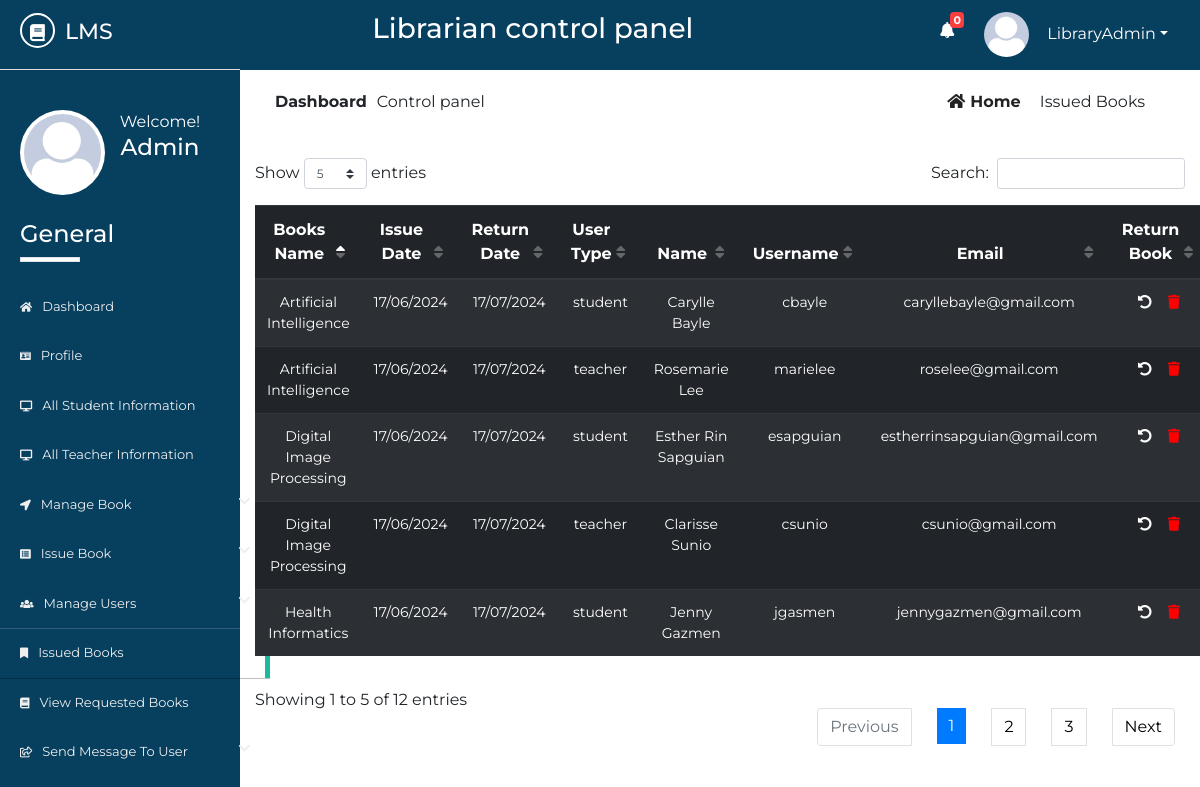
The app's page /Source/librarian/issued-books.php (signed in) with its own data.
### tables this page shows
CREATE TABLE `lib_registration` (
  `id` int(2) NOT NULL,
  `name` varchar(50) NOT NULL,
  `username` varchar(20) NOT NULL,
  `password` varchar(20) NOT NULL,
  `email` varchar(50) NOT NULL,
  `phone` varchar(20) NOT NULL,
  `address` varchar(100) NOT NULL,
  `photo` varchar(500) NOT NULL,
  `status` varchar(7) NOT NULL
);

CREATE TABLE `issue_book` (
  `id` int(10) NOT NULL,
  `utype` varchar(10) NOT NULL,
  `regno` varchar(20) NOT NULL,
  `name` varchar(50) NOT NULL,
  `dept` varchar(10) NOT NULL,
  `phone` varchar(20) NOT NULL,
  `email` varchar(50) NOT NULL,
  `booksname` varchar(50) NOT NULL,
  `booksissuedate` varchar(10) NOT NULL,
  `booksreturndate` varchar(10) NOT NULL,
  `username` varchar(20) NOT NULL
);

CREATE TABLE `t_issuebook` (
  `id` int(10) NOT NULL,
  `utype` varchar(20) NOT NULL,
  `idno` varchar(20) NOT NULL,
  `name` varchar(50) NOT NULL,
  `department` varchar(20) NOT NULL,
  `phone` varchar(20) NOT NULL,
  `email` varchar(50) NOT NULL,
  `booksname` varchar(50) NOT NULL,
  `booksissuedate` varchar(20) NOT NULL,
  `booksreturndate` varchar(20) NOT NULL,
  `username` varchar(20) NOT NULL
);

### Source/librarian/issued-books.php (the view, shortened to what this page needs)
       <?php
   $page = 'ibook';
   include 'inc/header.php';
   include 'inc/connection.php';
?>
<div class="dashboard-content">
	<div class="dashboard-header">
		<div class="container">
			<div class="row">
				<div class="col-md-6">
					<div class="left">
						<p><span>dashboard</span>Control panel</p>
					</div>
				</div>
				<div class="col-md-6">
					<div class="right text-right">
						<a href="dashboard.php"><i class="fas fa-home"></i>home</a>
						<span class="disabled">issued books</span>
					</div>
				</div>
			</div>
			<div class="issued-content">
				<div class="row">
					<div class="col-md-12">
						<div class="rbook-info status">
                                 <table id="dtBasicExample" class="table table-striped table-dark text-center">
                                      <thead>
                                           <tr>
                                               <th>Books Name</th>
                                               <th>Issue Date</th>
                                               <th>Return Date</th>
                                               <th>User Type</th>
                                               <th>Name</th>
                                               <th>Username</th>
                                               <th>Email</th>
                                               <th>Return Book</th>
                                           </tr>
                                      </thead>
                                       <tbody>
                                           <?php
                                               $res= mysqli_query($link, "select * from issue_book");
                                               $res2= mysqli_query($link, "select * from t_issuebook");
                                                while ($row=mysqli_fetch_array($res)) {
                                                   echo "<tr>";
                                                   echo "<td>"; echo $row["booksname"]; echo "</td>";
                                                   echo "<td>"; echo $row["booksissuedate"]; echo "</td>";
                                                   echo "<td>"; echo $row["booksreturndate"]; echo "</td>";
                                                   echo "<td>"; echo $row["utype"]; echo "</td>";
                                                   echo "<td>"; echo $row["name"]; echo "</td>";
                                                   echo "<td>"; echo $row["username"]; echo "</td>";
                                                   echo "<td>"; echo $row["email"]; echo "</td>";
                                                   echo "<td>";
                                                  ?>
                                                       <ul>
                                                           <li><a style="color: #fff;" href="return.php?id=<?php echo $row["id"]; ?>"><i class="fas fa-undo-alt"></i></a></li>
                                                           <li><a href="delete.php?id=<?php echo $row["id"]; ?>"><i class="fas fa-trash"></i></a></li>
                                                       </ul>
                                                   <?php
                                                   echo "</td>";
                                                   echo "</tr>";
                                               }
                                               while ($row=mysqli_fetch_array($res2)) {
                                                   echo "<tr>";
                                                   echo "<td>"; echo $row["booksname"]; echo "</td>";
                                                   echo "<td>"; echo $row["booksissuedate"]; echo "</td>";
                                                   echo "<td>"; echo $row["booksreturndate"]; echo "</td>";
                                                   echo "<td>"; echo $row["utype"]; echo "</td>";
                                                   echo "<td>"; echo $row["name"]; echo "</td>";
                                                   echo "<td>"; echo $row["username"]; echo "</td>";
                                                   echo "<td>"; echo $row["email"]; echo "</td>";
                                                   echo "<td>";
                                                  ?>
                                                       <ul>
                                                           <li><a href="return.php?id=<?php echo $row["id"]; ?>"><i class="fas fa-undo-alt"></i></a></li>
                                                           <li><a href="delete.php?id=<?php echo $row["id"]; ?>"><i class="fas fa-trash"></i></a></li>
                                                       </ul>
                                                   <?php
                                                   echo "</td>";
                                                   echo "</tr>";
                                               }
                                            ?>
                                       </tbody>
                                 </table>
						</div>
					</div>
				</div>
			</div>
		</div>
	</div>
</div>
<?php
	include 'inc/footer.php';
 ?>

### Source/librarian/inc/header.php (shortened to what this page needs)
<?php
    include 'inc/connection.php';
    $res = mysqli_query($link,"select * from request_books where read1='no'");
    $not= mysqli_num_rows($res);
 ?>
<!DOCTYPE html>
<html lang="en">
<head>
	<link rel="stylesheet" href="inc/css/bootstrap.min.css">
	<link rel="stylesheet" href="inc/css/bootstrap-select.min.css">
	<link rel="stylesheet" href="inc/css/fontawesome-all.min.css">
	<link rel="stylesheet" href="inc/css/datatables.min.css">
	<link rel="stylesheet" href="inc/css/pro1.css">
</head>
<body>
	<div class="main-content">
		<div class="wrapper">
			<div class="left-sidebar">
				<div class="p-title">
                    <h3><a href=""><i class="fas fa-book"></i><span>lms</span></a></h3>
				</div>
				<div class="profile">
					<div class="profile-pic">
                        <?php
                            $res = mysqli_query($link, "select * from lib_registration where username='".$_SESSION['username']."'");
                            while ($row = mysqli_fetch_array($res)){
                                ?><img src="<?php echo $row["photo"]; ?> " height="" width="" alt="something wrong" class="rounded-circle"></a> <?php
                            }
                        ?>
					</div>
					<div class="profile-info text-center">
						<span>Welcome!</span>
						<h2>
              <?php
                $res = mysqli_query($link, "select * from lib_registration where username='".$_SESSION['username']."'");
                while ($row = mysqli_fetch_array($res)){
                  $name  =  $row["name"];
                  echo $name;
                }
              ?>
            </h2>
					</div>
				</div>
				<div class="sidebar-menu">
					<h3>General</h3>
					<div class="border"></div>
	                <ul>
	                    <li class="menu <?php if($page=='home'){ echo 'active';} ?>">
      						<a href="dashboard.php"><i class="fas fa-home"></i>Dashboard</a>
    					</li>
    					  <li class="menu <?php if($page=='profile'){ echo 'active';} ?>">
      						<a href="profile.php"><i class="fas fa-id-card"></i>profile</a>
    					</li>
	                    <li class="menu <?php if($page=='sinfo'){ echo 'active';} ?>">
      						<a href="all-student-info.php"><i class="fas fa-desktop"></i>all student information</a>
    					</li>
    					<li class="menu <?php if($page=='tinfo'){ echo 'active';} ?>">
      						<a href="all-teacher-info.php"><i class="fas fa-desktop"></i>all teacher information</a>
    					</li>
    					<li class="menu menu-toggle2">
      						<a href="#"><i class="fas fa-location-arrow"></i>manage book <span class="fa fa-chevron-down"></span></a>
    					</li>
	                   <li class="menu menu-toggle1">
      						<a href="#"><i class="fas fa-list-alt"></i>issue book <span class="fa fa-chevron-down"></span></a>
    					</li>
    					<li class="menu menu-toggle3">
      						<a href="#"><i class="fas fa-users"></i>manage users <span class="fa fa-chevron-down"></span></a>
    					</li>
    					 <li class="menu <?php if($page=='ibook'){ echo 'active';} ?>">
      						<a href="issued-books.php"><i class="fas fa-bookmark"></i>issued books</a>
    					</li>
    					<li class="menu <?php if($page=='rbook'){ echo 'active';} ?>">
      						<a href="requested-books.php"><i class="fas fa-book"></i>view requested books</a>
    					</li>
    					<li class="menu menu-toggle4">
      						<a href="#"><i class="far fa-share-square"></i>send message to user <span class="fa fa-chevron-down"></span></a>
    					</li>
    				</ul>
				</div>
			</div>
			<div class="content">
				<div class="inner">
					<div class="heading text-center">
						<h3>Librarian control panel</h3>
					</div>
					<div class="header-profile text-right">
						<ul>
                            <li class="icon">
                                <a href="requested-books.php" ><i class="fas fa-bell"></i></a>
                                <span class="count" onclick="window.location='requested-books.php'"><b><?php echo $not; ?></b></span>
                            </li>
							<li class="dropdown">
                                <?php
                                     $res = mysqli_query($link, "select * from lib_registration where username='".$_SESSION['username']."'");
                                     while ($row = mysqli_fetch_array($res)){
                                         ?><a href="" class="dropdown-toggle" data-toggle="dropdown"><img src="<?php echo $row["photo"]; ?>" alt=""><span><?php echo $_SESSION["username"]; ?></span></a> <?php
                                     }
                                ?>
							</li>
						</ul>
					</div>
				</div>

### Source/librarian/inc/css/pro1.css (style rules this page uses)
* { margin: 0; padding: 0; }
body { font-family: 'Montserrat', sans-serif; }
.border { width: 60px; height: 5px; background: #fff; }
.main-content { width: 100%; height: auto; overflow: hidden; }
.main-content .left-sidebar { width: 20%; height: auto; background: #073f5f; float: left; }
.main-content .left-sidebar .p-title { width: 100%; padding: 13px; padding-left: 20px; background: #073f5f; border-bottom: 1px solid #ddd; }
.main-content .p-title a { text-decoration: none; color: #fff; font-size: 22px; text-transform: uppercase; }
.main-content .p-title a i { width: 35px; height: 35px; line-height: 35px; text-align: center; font-size: 17px; border-radius: 50%; border: 2px solid #fff; }
.main-content .p-title a span { margin-left: 10px; }
.main-content .left-sidebar .profile { width: 100%; padding: 20px; margin-top: 0; padding-top: 0; }
.main-content .left-sidebar .profile .profile-pic { width: 40%; float: left; }
.main-content .left-sidebar .profile img { width: 85px; height: 85px; position: inherit; padding: 4px; background: #fff; overflow: hidden; }
.main-content .left-sidebar .profile .profile-info { width: 60%; float: left; color: #fff; }
.main-content .left-sidebar .profile .profile-info h2 { font-size: 23px; }
.sidebar-menu { color: #fff; width: 100%; padding-top: 60px; padding-left: 0; }
.sidebar-menu h3 { margin-left: 20px; font-size: 24px; }
.sidebar-menu .border { margin-left: 20px; margin-bottom: 20px; }
.sidebar-menu ul li a { text-decoration: none; color: #eee; width: 270px; padding: 15px 20px; font-size: 13px; display: block; text-transform: capitalize; transition: all .5s ease; }
.sidebar-menu ul { padding-left: 0; }
.sidebar-menu ul li a i { margin-right: 10px; font-size: smaller; }
.sidebar-menu ul li a span { float: right; }
.content { width: 80%; height: auto; float: right; }
.content .inner { width: 100%; height: 70px; background: #073f5f; padding: 12px; }
.content .inner .heading { width: 60%; float: left; color: #fff; }
.content .inner .header-profile { width: calc(40%-20px); float: right; margin-right: 20px; position: relative; }
.content .inner .header-profile .icon i { margin-right: 30px; font-size: 16px; margin-top: 10px; }
.header-profile .dropdown span { color: #fff; margin-left: 10px; }
.header-profile .icon span { color: #fff; position: absolute; left: 10px; top: 0; font-size: 11px; width: 14px; height: 16px; line-height: 16px; text-align: center; border-radius: 4px; background: #FA3E3E; }
.header-profile ul li { list-style: none; float: left; }
.header-profile ul li i { color: #fff; }
.header-profile img { width: 40px; height: 40px; border-radius: 50%; margin-right: 8px; }
.dropdown a { text-decoration: none; color: #fff; }
.dropdown img { width: 45px; height: 45px; border-radius: 50%; }
.dashboard-header .left { padding: 20px; }
.dashboard-header .left p span { text-transform: capitalize; margin-right: 10px; font-weight: bold; }
.dashboard-header .right { padding: 20px; margin-right: 20px; }
.dashboard-header .right a { text-transform: capitalize; text-decoration: none; color: #222; margin-right: 15px; font-weight: bold; }
.dashboard-header .right a i { margin-right: 5px; }
.dashboard-header .right span { text-transform: capitalize; }
.rbook-info tbody { font-size: 14px; }
.rbook-info a { text-decoration: none; color: #fff; }
.status ul li { list-style: none; float: left; margin-left: 16px; }
.status ul li:nth-child(2) i { color: red; }
.sidebar-menu li.active a { box-shadow: rgba(0, 0, 0, 0.25) 0 1px 0, inset rgba(255, 255, 255, 0.16) 0 1px 0; border-right: 5px solid #1ABB9C; }

### records on screen
lib_registration: photo (picture), name "Admin"
issue_book: booksname "Health Informatics", booksissuedate "17/06/2024", booksreturndate "17/07/2024", utype "student", name "Jenny Gazmen", username "jgasmen", email "jennygazmen@gmail.com"
issue_book: booksname "Digital Image Processing", booksissuedate "17/06/2024", booksreturndate "17/07/2024", utype "student", name "Esther Rin Sapguian", username "esapguian", email "estherrinsapguian@gmail.com"
issue_book: booksname "Artificial Intelligence", booksissuedate "17/06/2024", booksreturndate "17/07/2024", utype "student", name "Carylle Bayle", username "cbayle", email "caryllebayle@gmail.com"
t_issuebook: booksname "Digital Image Processing", booksissuedate "17/06/2024", booksreturndate "17/07/2024", utype "teacher", name "Clarisse Sunio", username "csunio", email "csunio@gmail.com"
t_issuebook: booksname "Artificial Intelligence", booksissuedate "17/06/2024", booksreturndate "17/07/2024", utype "teacher", name "Rosemarie Lee", username "marielee", email "roselee@gmail.com"

### other values on screen
$not "0"
